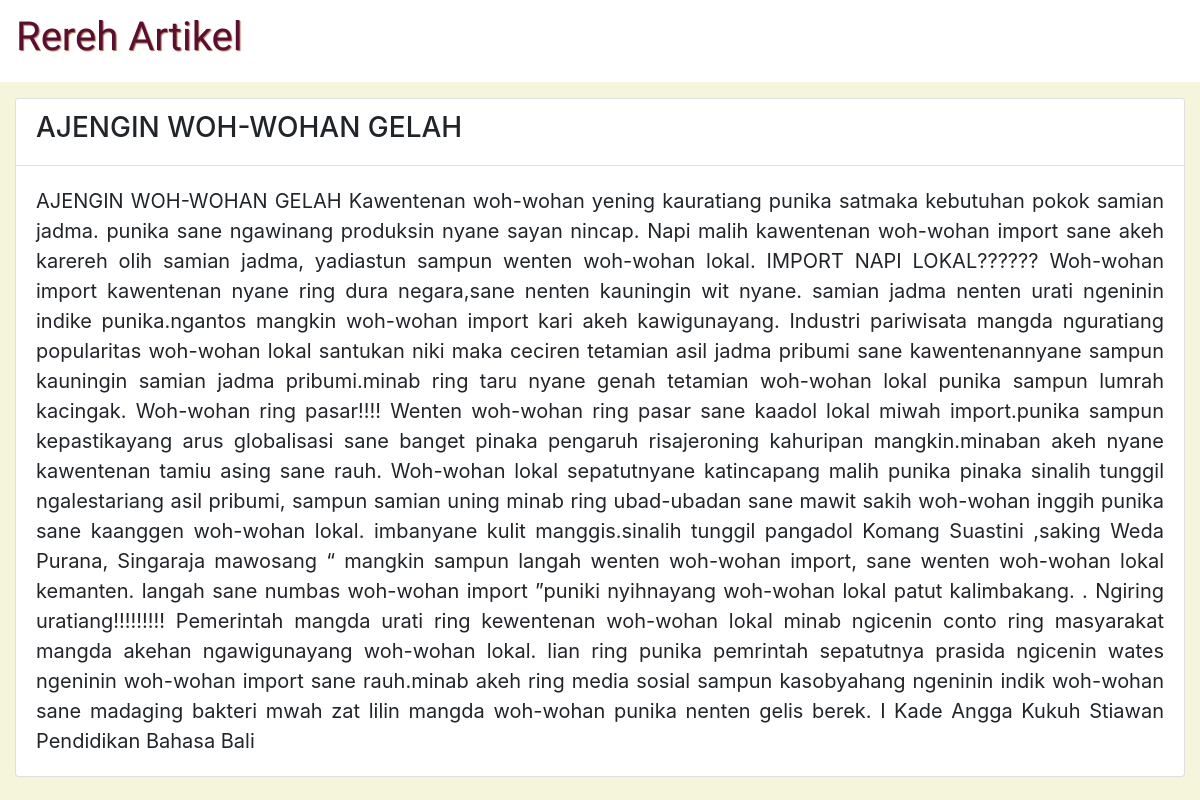
The app's page /artikel.php?artikel=3 with its own data.
### tables this page shows
CREATE TABLE `artikel` (
  `kode` int(11) NOT NULL,
  `judul` varchar(100) NOT NULL,
  `isi` text NOT NULL
);

### artikel.php (the view, shortened to what this page needs)
<?php
    include "koneksi.php";
    $kode=$_GET['artikel'];
    $sql=mysqli_query($conn,"select * from artikel where kode='$kode'");
    $data=mysqli_fetch_array($sql);
?>
<html>
    <head>
        <link rel="stylesheet" href="https://maxcdn.bootstrapcdn.com/bootstrap/4.0.0/css/bootstrap.min.css">
        <link rel="stylesheet" href="assets/css/style.css">
    </head>
    <body>
        <nav class="navbar navbar-light bg-white mb-3">
            <a class="navbar-brand" href="index.php">
                <h1 id="judul_artikel">Rereh Artikel</h1>
            </a>
        </nav>
        <div class="container-fluid">
            <div class="row">
                <div class="col-md-12">
                    <div class="card shadow rounded">
                        <div class="card-header bg-white">
                            <h3><?php echo $data['judul'];?></h3>
                        </div>
                        <div class="card-body text-justify">
                            <blockquote class="blockquote mb-0">
                                <?php echo $data['isi'];?>
                            </blockquote>
                        </div>
                    </div>
                </div>
            </div>
        </div>
    </body>
</html>

### assets/css/style.css (style rules this page uses)
body { background-color: beige; }
#judul_artikel { font-family: 'Leckerli One', cursive; color: #5c0e2f; text-shadow: 1px 1px 1px #a1705a; }

### records on screen
artikel: judul "AJENGIN WOH-WOHAN GELAH", isi "AJENGIN WOH-WOHAN GELAH Kawentenan woh-wohan yening kauratiang punika satmaka kebutuhan pokok samian jadma. punika sane ngawinang produksin nyane sayan nincap. Napi malih kawentenan woh-wohan import sane akeh karereh olih samian jadma, yadiastun sampun wenten woh-wohan lokal. IMPORT NAPI LOKAL?????? Woh-wohan import kawentenan nyane ring dura negara,sane nenten kauningin wit nyane. samian jadma nenten urati ngeninin indike punika.ngantos mangkin woh-wohan import kari akeh kawigunayang. Industri pariwisata mangda nguratiang popularitas woh-wohan lokal santukan niki maka ceciren tetamian asil jadma pribumi sane kawentenannyane sampun kauningin samian jadma pribumi.minab ring taru nyane genah…"
